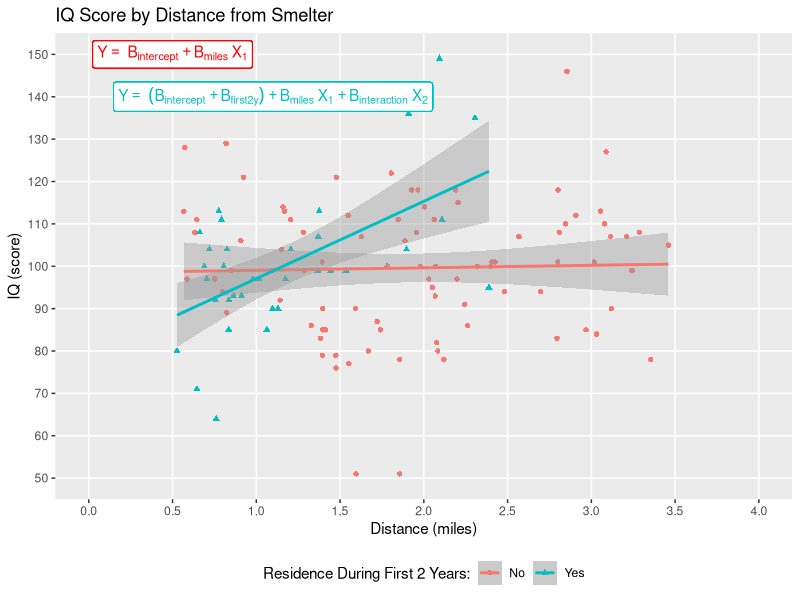

Source code (R):
## ---- chunk 1
knitr::opts_chunk$set(echo = TRUE, include = TRUE)

library(tidyverse)

setwd("C:/Users/froelijo/dev/methods1/hw10")
lead = read.csv('lead2.csv')
## ---- chunk 2
fit1 = lm(iq ~ miles + first2y + miles * first2y, data = lead)
fit1$coefficients
## ---- chunk 3
summary(fit1)
## ---- chunk 4
lead$first2y = if_else(lead$first2y == 1, "Yes", "No")

ggplot(lead, aes(miles, iq, shape = factor(first2y), color = factor(first2y))) +
  geom_point() +
  geom_smooth(formula = y ~ x, method = "lm", aes(color = factor(first2y))) +
  ggtitle("IQ Score by Distance from Smelter") +
  xlab("Distance (miles)") +
  ylab("IQ (score)") +
  scale_x_continuous(breaks = seq(0, 4, 0.5), limits = c(0, 4), minor_breaks = FALSE) +
  scale_y_continuous(breaks = seq(50, 150, 10), limits = c(50, 150), minor_breaks = FALSE) +
  labs(shape = "Residence During First 2 Years:", color = "Residence During First 2 Years:") +
  theme(legend.position = "bottom") +
  geom_label(
    label = parse(text = paste0('Y ', '== ~ B[intercept]', '~ + B[miles]', '~ X[1]')), 
    x = 0.5,
    y = 150,
    label.size = 0.35,
    color = "red"
  ) +
  geom_label(
    label = parse(text = paste0('Y ', '== ~ (B[intercept]', '~ + B[first2y])', '~ + B[miles]', '~ X[1]', '~ + B[interaction]', '~ X[2]')),
    x = 1.1,
    y = 140,
    label.size = 0.35,
    color = "#00BFC4"
  )
## ---- chunk 5
vcov = vcov(fit1)
se = sqrt(vcov[2, 2] + vcov[4, 4] + 2 * vcov[2, 4])
alpha = 0.05

ci = c(
  fit1$coefficients[2] + fit1$coefficients[2] - qnorm(1 - (alpha / 2)) * se,
  fit1$coefficients[2] + fit1$coefficients[2] + qnorm(1 - (alpha / 2)) * se
)

t = (fit1$coefficients[2] + fit1$coefficients[2]) / se
p = 2 * pt(t, dim(lead)[1] - 1, lower.tail = FALSE)
## ---- chunk 6
fit_empty = lm(iq ~ miles, lead)
full = anova(fit1)
restricted = anova(fit_empty)

rss_restricted = restricted$`Sum Sq`[2]
rss_full = full$`Sum Sq`[4]
k_full = ( sum(full$Df)-full$Df[4] )
k_restricted = ( sum(restricted$Df) - restricted$Df[2] )
n = nrow(lead)

f = ( (rss_restricted - rss_full) / (k_full - k_restricted) ) / ( rss_full / (n - k_full) )
p = pf(f, k_full - k_restricted, n - k_full, lower.tail = FALSE)
q = qf(1 - alpha, k_full - k_restricted, n - k_full, lower.tail = TRUE)
